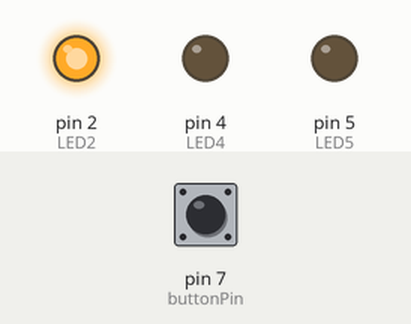
Recording of a sketch running on a simulated Arduino Uno, built with avr-gcc and run on an emulated ATmega328P. On the bench: output pins drawn as LEDs (lit = HIGH). The test bench sets the inputs (shaded band); at power-on: pin 7 (buttonPin) HIGH.

Above: at 1.2 s.
1.3 s: pin 7 (buttonPin) pulled LOW for 0.15 s
At 1.6 s:
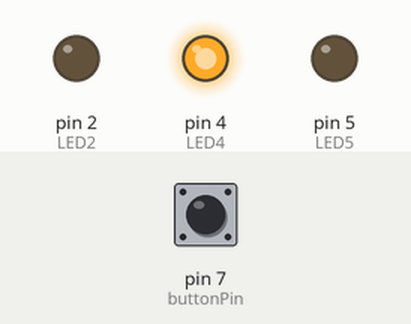
At 3.2 s:
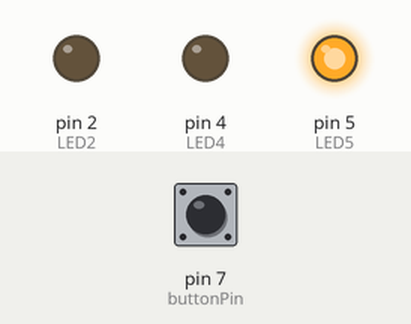
Timing chart, 0 to 6.3 s (numbered marks = the images above; inputs shaded):
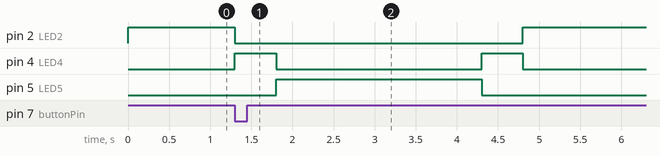

The sketch:

SemaforoIDE.ino
```cpp
#define LED2 2
#define LED4 4
#define LED5 5
const int buttonPin = 7;
int lastButtonState;    // the previous state of button
int currentButtonState; // the current state of button

void setup() {
  Serial.begin(9600);
  pinMode(LED2, OUTPUT);
  pinMode(LED4, OUTPUT);
  pinMode(LED5, OUTPUT);
  pinMode(buttonPin, INPUT_PULLUP);
  currentButtonState = digitalRead(buttonPin);
}

void loop() {

  digitalWrite(LED5, LOW);
  digitalWrite(LED4, LOW);
  digitalWrite(LED2, HIGH);

  lastButtonState    = currentButtonState;      // save the last state
  currentButtonState = digitalRead(buttonPin); // read new state
  if(lastButtonState == HIGH && currentButtonState == LOW) {

  digitalWrite(LED5, LOW);
  digitalWrite(LED4, HIGH);
  digitalWrite(LED2, LOW);
  delay(500);
  digitalWrite(LED5, HIGH);
  digitalWrite(LED4, LOW);
  digitalWrite(LED2, LOW);
  delay(2500);
  digitalWrite(LED5, LOW);
  digitalWrite(LED4, HIGH);
  digitalWrite(LED2, LOW);
  delay(500);

  }
}
```

Semaforo.c
```cpp
#define LED2 2
#define LED4 4
#define LED5 5
const int buttonPin = 7;
int lastButtonState;    // the previous state of button
int currentButtonState; // the current state of button

void setup() {
  Serial.begin(9600);
  pinMode(LED2, OUTPUT);
  pinMode(LED4, OUTPUT);
  pinMode(LED5, OUTPUT);
  pinMode(buttonPin, INPUT_PULLUP);
  currentButtonState = digitalRead(buttonPin);
}

void loop() {

  digitalWrite(LED5, LOW);
  digitalWrite(LED4, LOW);
  digitalWrite(LED2, HIGH);

  lastButtonState    = currentButtonState;      // save the last state
  currentButtonState = digitalRead(buttonPin); // read new state
  if(lastButtonState == HIGH && currentButtonState == LOW) {

  digitalWrite(LED5, LOW);
  digitalWrite(LED4, HIGH);
  digitalWrite(LED2, LOW);
  delay(500);
  digitalWrite(LED5, HIGH);
  digitalWrite(LED4, LOW);
  digitalWrite(LED2, LOW);
  delay(2500);
  digitalWrite(LED5, LOW);
  digitalWrite(LED4, HIGH);
  digitalWrite(LED2, LOW);
  delay(500);

  }
}
```

Measured:
- after the input at 1.3 s, pin 2 (LED2): HIGH → LOW at once, → HIGH 3.5 s later; pin 4 (LED4): alternates HIGH for 0.50 s and LOW for 2.5 s, 4 changes in all, then stays LOW, starting at once; pin 5 (LED5): LOW → HIGH after 0.50 s, → LOW 2.5 s later
